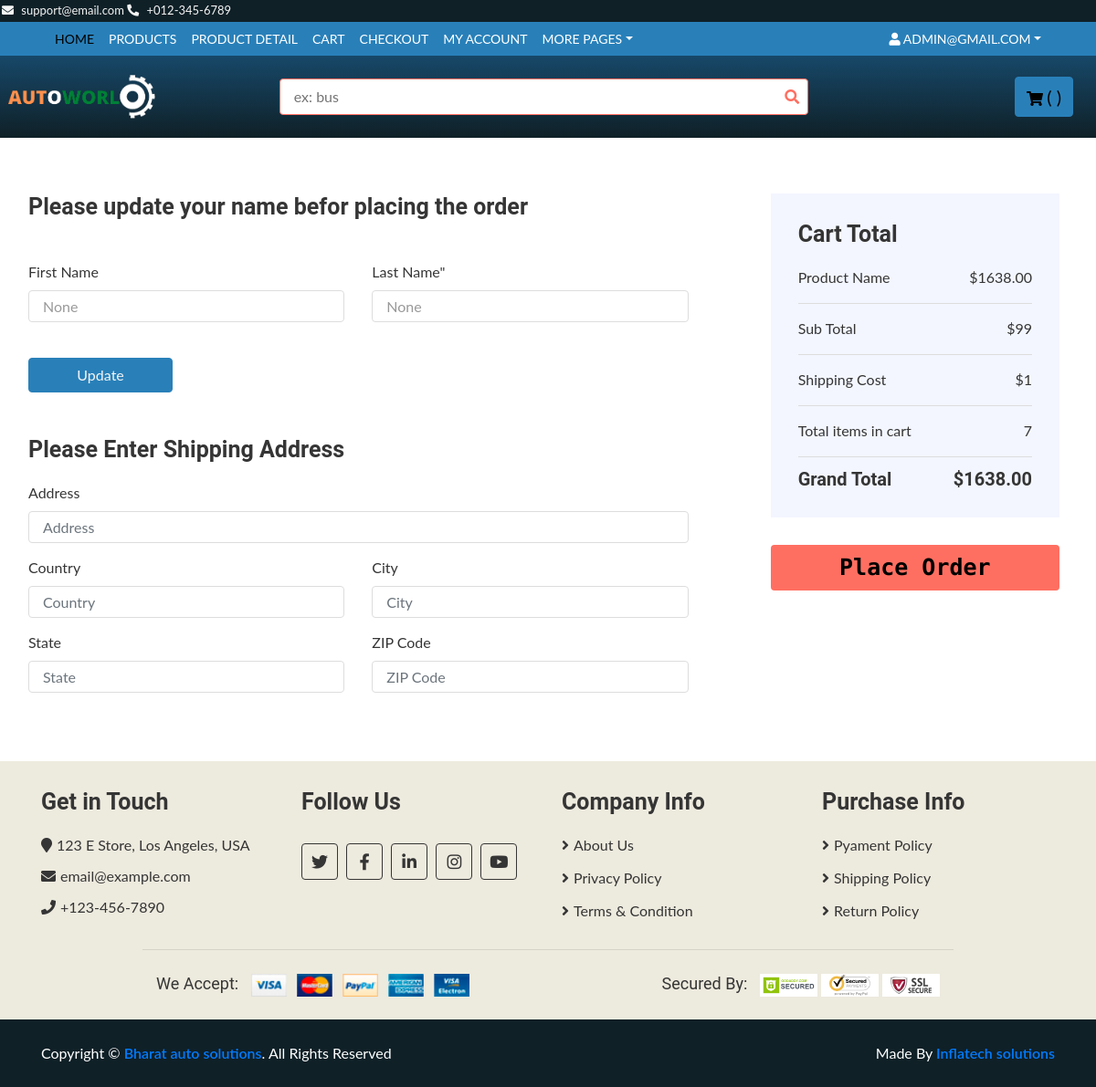
Before: /checkout/ (signed in) with the older database file.
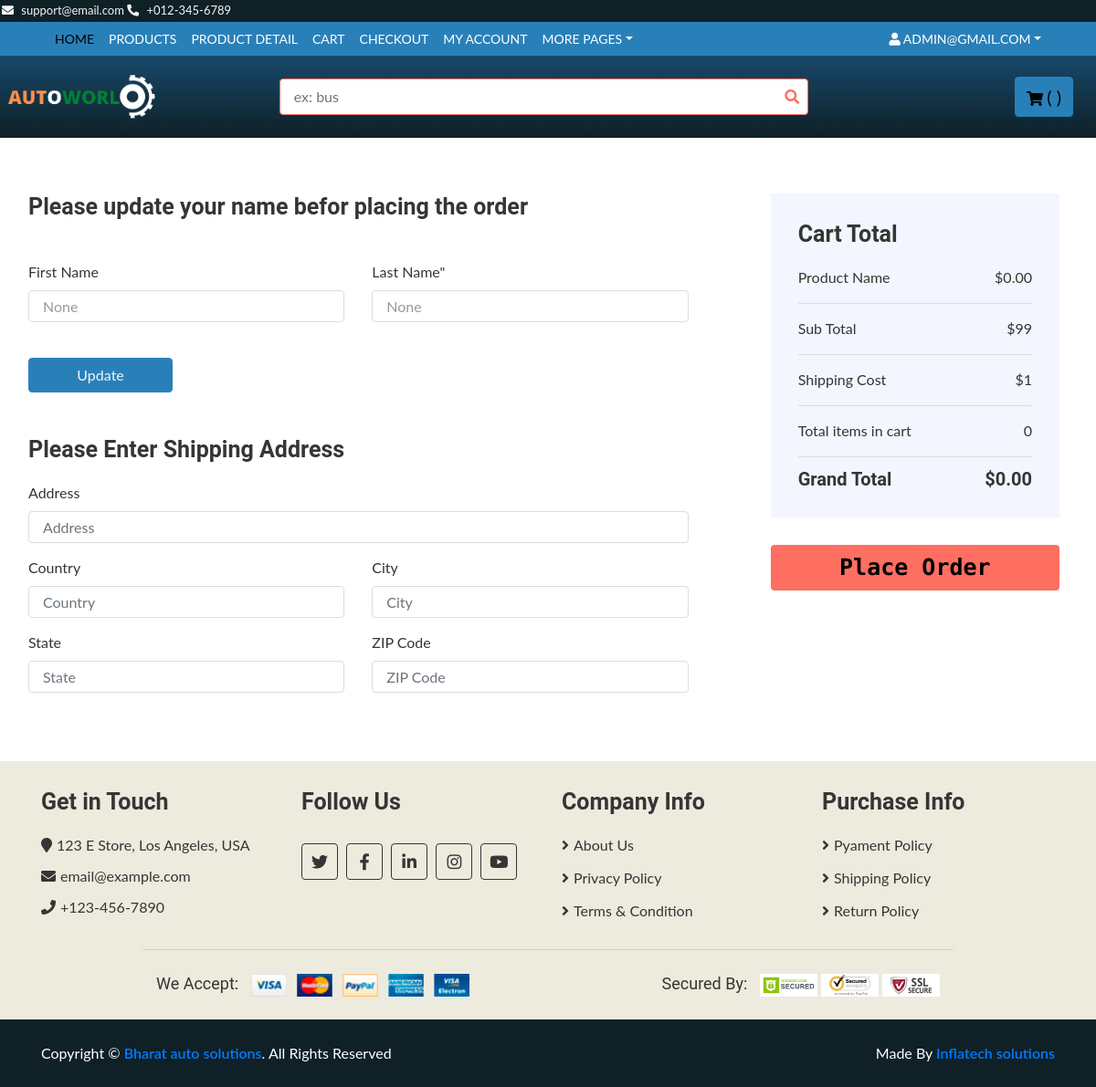
After: the same page with the newer database file.
### base/models.py (models this page shows, shortened)
class Order(models.Model):
    Customer=models.ForeignKey(Customer, on_delete=models.SET_NULL, blank=True, null=True)
    status=models.BooleanField(default=False, null=True , blank=False)
    price=models.FloatField(null=True)
    @property
    def get_cart_total(self):
        orderitems = self.order_item_set.all()
        total = sum([item.get_total for item in orderitems])
        return total
    @property
    def get_cart_items(self):
        orderitems = self.order_item_set.all()
        total = sum([item.quantity for item in orderitems])
        return total

class Order_item(models.Model):
    Order=models.ForeignKey(Order, on_delete=models.SET_NULL, blank=True, null=True)
    Product=models.ForeignKey(Product, on_delete=models.CASCADE, blank=True, null=True)
    quantity=models.IntegerField(default=0, null=True, blank=True)
    @property
    def get_total(self):
        total = self.Product.regular_price * self.quantity
        return total

class Product(models.Model):
    vehicaltype=models.ForeignKey(TypeOfVehicle, blank=False, on_delete=models.RESTRICT)
    manufacturer=models.ForeignKey(Manufacturer, blank=False, on_delete=models.RESTRICT)
    vmodel=models.ForeignKey(CarModel, blank=False, on_delete=models.RESTRICT)
    myear=models.ForeignKey(Year, on_delete=models.RESTRICT)
    category=models.ForeignKey(Category, on_delete=models.RESTRICT)
    title=models.CharField(max_length=255, help_text=('required'))
    desc=models.TextField(blank=True, null=True, verbose_name=('desciptions'))
    regular_price=models.DecimalField(max_digits=5, decimal_places=2)
    descount_price=models.DecimalField(max_digits=5, decimal_places=2, blank=True )
    is_active=models.BooleanField(default=True)
    slug=models.SlugField(blank=True, null=True)

### base/views.py (the view)
# urls.py: path('checkout/', views.checkout, name="checkout"),
def checkout(request):
     if request.user.is_authenticated:
        customers = request.user.customer
        order, created = Order.objects.get_or_create(Customer=customers, status=False)
        items = order.order_item_set.all()
     else:
        items =[]
        order ={'get_cart_total':0, 'get_cart_items':0}
     context={'customers':customers, 'items':items, 'order':order}
     return render(request, 'checkout.html', context)

### templates/checkout.html (shortened to what this page needs)
{% extends 'base.html' %}
{% block content %}
<div class="checkout">
    <div class="container-fluid">
        <div class="row">
            <div class="col-lg-8">
                <div class="checkout-inner">
                    <div class="billing-address">
                        <h2>Please update your name befor placing the order</h2><br>
                        <form method="post" action="{% url 'update_acc' %}">
                        <div class="row">
                            <div class="col-md-6">
                                <label>First Name</label>
                                <input class="form-control" type="text" value="{{customers.first_name}}" name="fname"
                                placeholder="{{customers.first_name}}">
                            </div>
                            <div class="col-md-6">
                                <label>Last Name"</label>
                                 <input class="form-control" type="text" value="{{customers.last_name}}" name="lname"
                                 placeholder="{{customers.last_name}}">
                            </div>
                        </div>
                        <br>
                        <div class="row">
                            <div class="col-md-3"><button  class="btn btn-primary btn-block"> Update </button>
                            </div>
                        </div>
                    </form>
                        <br><br>
                            <h2>Please Enter Shipping Address</h2>
                            <form method="post" action="{% url 'update_checkout' %}">
                            <div class="row">
                            <div class="col-md-12">
                                <label>Address</label>
                                <input class="form-control" name="address" type="text" placeholder="Address">
                            </div>
                            <div class="col-md-6">
                                <label>Country</label>
                                <input class="form-control" name="country" type="text" placeholder="Country">
                            </div>
                            <div class="col-md-6">
                                <label>City</label>
                                <input class="form-control" name="city" type="text" placeholder="City">
                            </div>
                            <div class="col-md-6">
                                <label>State</label>
                                <input class="form-control" name="state" type="text" placeholder="State">
                            </div>
                            <div class="col-md-6">
                                <label>ZIP Code</label>
                                <input class="form-control" name="zipcode" type="text" placeholder="ZIP Code">
                            </div>
                        </div>
                    </div>
                </div>
            </div>
            <div class="col-lg-4">
                <div class="checkout-inner">
                    <div class="checkout-summary">
                        <h1>Cart Total</h1>
                        <p>Product Name<span>${{order.get_cart_total|floatformat:2}}</span></p>
                        <p class="sub-total">Sub Total<span>$99</span></p>
                        <p class="ship-cost">Shipping Cost<span>$1</span></p>
                        <p class="ship-cost">Total items in cart<span>{{order.get_cart_items}}</span></p>
                        <h2>Grand Total<span>${{order.get_cart_total|floatformat:2}}</span></h2>
                    </div>
                    <div class="checkout-payment">
                        <div class="checkout-btn">
                            <button type="submit">Place Order</button>
                        </div>
                    </div>
                </div>
            </div>
        </div>
    </div>
</div>
{% endblock %}

Changed rows visible on the page:
no longer on this page (row edited): Order: get_cart_total "1638.00", get_cart_items "7"
added Order: get_cart_total "0.00", get_cart_items "0"
